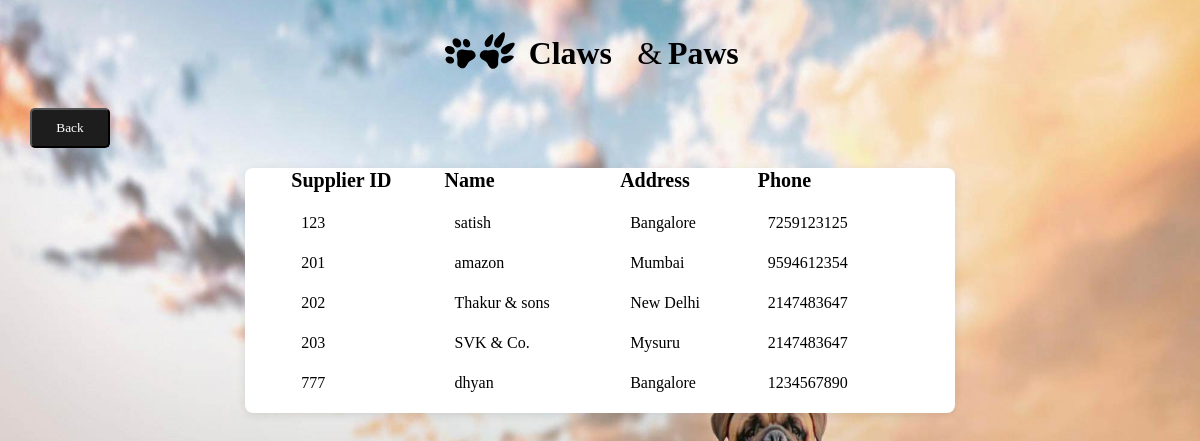
The app's page /viewsupplier.php with its own data.
### tables this page shows
CREATE TABLE `supplier` (
  `s_id` int(11) NOT NULL,
  `s_name` varchar(20) NOT NULL,
  `s_address` varchar(60) NOT NULL,
  `s_phone` bigint(10) NOT NULL
);

### viewsupplier.php (the view, shortened to what this page needs)
<html lang="en" dir="ltr">
    <head>
        <link rel="stylesheet" href="viewcustomer.css">
    </head>
    <body class="bg">
        <center>
            <header>
            <img class="img" height="100px" width="310px" alt="" src="logo FL final.svg">
            <div class="btn">
                <input  type="button" value="Back" onclick="window.location.href='welcome.php';"/>
            </div>
            </header>
            <div class="card">
                    <div>
                    <form action="" method="POST" enctype="multipart/form-data">
                    <table class="table">
                        <tr>
                            <th scope="col">Supplier ID</th>
                            <th scope="col">Name</th>
                            <th scope="col">Address</th>
                            <th scope="col">Phone</th>
                        </tr>
                    <?php
                    $conn = new mysqli("localhost", "root", "", "database");
                    $query = "SELECT * FROM supplier";
                    $query_run = mysqli_query($conn,$query);
                    while ($row = mysqli_fetch_assoc($query_run))
                    {
                        echo"<tr>
                                <td> ".$row['s_id']." </td>
                                <td> ".$row['s_name']." </td>
                                <td> ".$row['s_address']." </td>
                                <td> ".$row['s_phone']." </td>
                            </tr>";
                        }
                    ?>
                    </div>
            </div>
        </center>
    </body>
</html>

### viewcustomer.css (style rules this page uses)
.bg { background-image: url(bg3.jpg); background-repeat: no-repeat; background-attachment: fixed; background-size: 100% 110%; }
.card { border-radius: 8px; background-color: #ffffff; background-repeat: no-repeat; background-position: center; width: 60%; height: auto; box-shadow: 0 2px 10px rgba(0, 0, 0, 0.10), 0 0px 0px rgba(0, 0, 0, 0.10); }
table,th,td { border: transparent; font-family: poppins; }
table { border-collapse:collapse; width:90%; height:14%; color:black; padding-left: 100px; }
th { text-align: left; font-size: 20px; }
td { text-align: left; border: solid 20px transparent; }
.btn > input { background-color: #1d1d1d; border-radius: 5px; color: #ffffff; text-align: center; font-family: poppins; line-height: 10px; width: 80px; height: 40px; margin-right: 1060px; margin-bottom: 20px; }

### records on screen
supplier: s_id "123", s_name "satish", s_address "Bangalore", s_phone "7259123125"
supplier: s_id "201", s_name "amazon", s_address "Mumbai", s_phone "9594612354"
supplier: s_id "202", s_name "Thakur & sons", s_address "New Delhi", s_phone "2147483647"
supplier: s_id "203", s_name "SVK & Co.", s_address "Mysuru", s_phone "2147483647"
supplier: s_id "777", s_name "dhyan", s_address "Bangalore", s_phone "1234567890"
